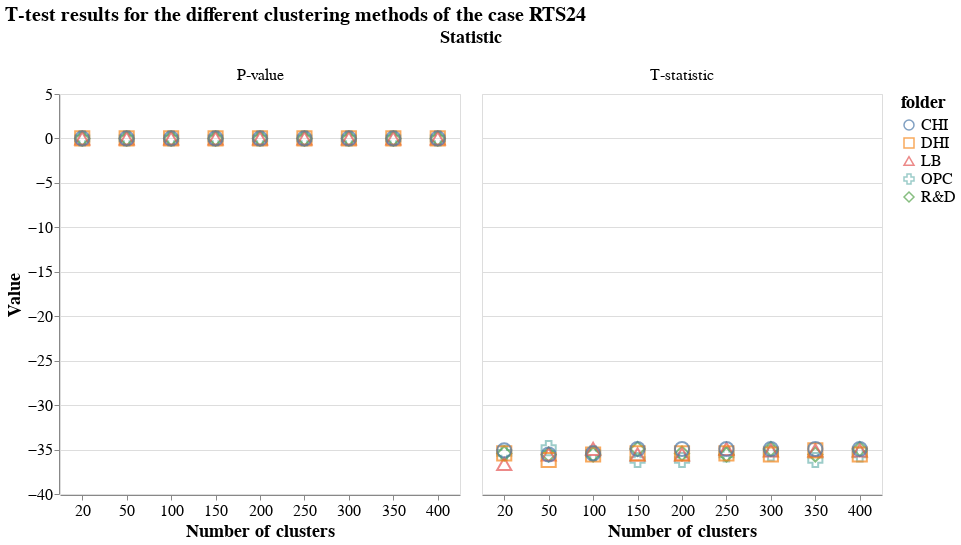

Source (notebook cell):
### Code cell
# make one plot for each statistic and facet by the folder
label_font_size = 16
title_font_size = 18
chart = alt.Chart(df_plot).mark_point(size=200).encode(
    x=alt.X('nc:O', title='Number of clusters', axis=alt.Axis(labelAngle=0, labelFontSize=label_font_size, titleFontSize=title_font_size)),
    y='Value:Q',
    color='folder:N',
    shape='folder:N'
).properties(
    width=400,
    height=400,
)

chart.facet(
    column=alt.Column('Stat:N', title='Statistic', header=alt.Header(labelFontSize=label_font_size, titleFontSize=title_font_size))
).configure_axis(
    labelFontSize=label_font_size,
    titleFontSize=title_font_size
).configure_title(
    fontSize=20
).configure_legend(
    labelFontSize=label_font_size,
    titleFontSize=title_font_size
).properties(
    title='T-test results for the different clustering methods of the case {}'.format(CaseName)
)

### Figure 1 — Vega-Lite specification as saved in the notebook (floating-point values rounded to 4 significant figures)
{"config": {"view": {"continuousWidth": 300, "continuousHeight": 300}, "axis": {"labelFontSize": 16, "titleFontSize": 18}, "legend": {"labelFontSize": 16, "titleFontSize": 18}, "title": {"fontSize": 20}}, "data": {"name": "data-1b73737bfc21261f9818fa7cd2e4296e"}, "facet": {"column": {"field": "Stat", "header": {"labelFontSize": 16, "titleFontSize": 18}, "title": "Statistic", "type": "nominal"}}, "spec": {"mark": {"type": "point", "size": 200}, "encoding": {"color": {"field": "folder", "type": "nominal"}, "shape": {"field": "folder", "type": "nominal"}, "x": {"axis": {"labelAngle": 0, "labelFontSize": 16, "titleFontSize": 18}, "field": "nc", "title": "Number of clusters", "type": "ordinal"}, "y": {"field": "Value", "type": "quantitative"}}, "height": 400, "width": 400}, "title": "T-test results for the different clustering methods of the case RTS24", "$schema": "https://vega.github.io/schema/vega-lite/v5.17.0.json", "datasets": {"data-1b73737bfc21261f9818fa7cd2e4296e": [{"folder": "OPC", "CaseName": "RTS24", "nc": 20, "Stat": "T-statistic", "Value": -35.37}, {"folder": "OPC", "CaseName": "RTS24", "nc": 20, "Stat": "P-value", "Value": 1.135e-264}, {"folder": "OPC", "CaseName": "RTS24", "nc": 50, "Stat": "T-statistic", "Value": -34.84}, {"folder": "OPC", "CaseName": "RTS24", "nc": 50, "Stat": "P-value", "Value": 3.118e-257}, {"folder": "OPC", "CaseName": "RTS24", "nc": 100, "Stat": "T-statistic", "Value": -35.44}, {"folder": "OPC", "CaseName": "RTS24", "nc": 100, "Stat": "P-value", "Value": 1.09e-265}, {"folder": "OPC", "CaseName": "RTS24", "nc": 150, "Stat": "T-statistic", "Value": -36.17}, {"folder": "OPC", "CaseName": "RTS24", "nc": 150, "Stat": "P-value", "Value": 2.226e-276}, {"folder": "OPC", "CaseName": "RTS24", "nc": 200, "Stat": "T-statistic", "Value": -36.17}, {"folder": "OPC", "CaseName": "RTS24", "nc": 200, "Stat": "P-value", "Value": 2.226e-276}, {"folder": "OPC", "CaseName": "RTS24", "nc": 250, "Stat": "T-statistic", "Value": -35.56}, {"folder": "OPC", "CaseName": "RTS24", "nc": 250, "Stat": "P-value", "Value": 2.153e-267}, {"folder": "OPC", "CaseName": "RTS24", "nc": 300, "Stat": "T-statistic", "Value": -35.44}, {"folder": "OPC", "CaseName": "RTS24", "nc": 300, "Stat": "P-value", "Value": 1.09e-265}, {"folder": "OPC", "CaseName": "RTS24", "nc": 350, "Stat": "T-statistic", "Value": -36.17}, {"folder": "OPC", "CaseName": "RTS24", "nc": 350, "Stat": "P-value", "Value": 2.226e-276}, {"folder": "OPC", "CaseName": "RTS24", "nc": 400, "Stat": "T-statistic", "Value": -35.56}, {"folder": "OPC", "CaseName": "RTS24", "nc": 400, "Stat": "P-value", "Value": 2.153e-267}, {"folder": "R&D", "CaseName": "RTS24", "nc": 20, "Stat": "T-statistic", "Value": -35.44}, {"folder": "R&D", "CaseName": "RTS24", "nc": 20, "Stat": "P-value", "Value": 1.09e-265}, {"folder": "R&D", "CaseName": "RTS24", "nc": 50, "Stat": "T-statistic", "Value": -35.56}, {"folder": "R&D", "CaseName": "RTS24", "nc": 50, "Stat": "P-value", "Value": 2.153e-267}, {"folder": "R&D", "CaseName": "RTS24", "nc": 100, "Stat": "T-statistic", "Value": -35.56}, {"folder": "R&D", "CaseName": "RTS24", "nc": 100, "Stat": "P-value", "Value": 2.153e-267}, {"folder": "R&D", "CaseName": "RTS24", "nc": 150, "Stat": "T-statistic", "Value": -34.94}, {"folder": "R&D", "CaseName": "RTS24", "nc": 150, "Stat": "P-value", "Value": 1.52e-258}, {"folder": "R&D", "CaseName": "RTS24", "nc": 200, "Stat": "T-statistic", "Value": -35.44}, {"folder": "R&D", "CaseName": "RTS24", "nc": 200, "Stat": "P-value", "Value": 1.09e-265}, {"folder": "R&D", "CaseName": "RTS24", "nc": 250, "Stat": "T-statistic", "Value": -35.56}, {"folder": "R&D", "CaseName": "RTS24", "nc": 250, "Stat": "P-value", "Value": 2.153e-267}, {"folder": "R&D", "CaseName": "RTS24", "nc": 300, "Stat": "T-statistic", "Value": -34.94}, {"folder": "R&D", "CaseName": "RTS24", "nc": 300, "Stat": "P-value", "Value": 1.52e-258}, {"folder": "R&D", "CaseName": "RTS24", "nc": 350, "Stat": "T-statistic", "Value": -35.56}, {"folder": "R&D", "CaseName": "RTS24", "nc": 350, "Stat": "P-value", "Value": 2.153e-267}, {"folder": "R&D", "CaseName": "RTS24", "nc": 400, "Stat": "T-statistic", "Value": -34.94}, {"folder": "R&D", "CaseName": "RTS24", "nc": 400, "Stat": "P-value", "Value": 1.52e-258}, {"folder": "LB", "CaseName": "RTS24", "nc": 20, "Stat": "T-statistic", "Value": -36.6}, {"folder": "LB", "CaseName": "RTS24", "nc": 20, "Stat": "P-value", "Value": 1.313e-282}, {"folder": "LB", "CaseName": "RTS24", "nc": 50, "Stat": "T-statistic", "Value": -35.56}, {"folder": "LB", "CaseName": "RTS24", "nc": 50, "Stat": "P-value", "Value": 2.153e-267}, {"folder": "LB", "CaseName": "RTS24", "nc": 100, "Stat": "T-statistic", "Value": -34.94}, {"folder": "LB", "CaseName": "RTS24", "nc": 100, "Stat": "P-value", "Value": 1.52e-258}, {"folder": "LB", "CaseName": "RTS24", "nc": 150, "Stat": "T-statistic", "Value": -35.56}, {"folder": "LB", "CaseName": "RTS24", "nc": 150, "Stat": "P-value", "Value": 2.153e-267}, {"folder": "LB", "CaseName": "RTS24", "nc": 200, "Stat": "T-statistic", "Value": -35.56}, {"folder": "LB", "CaseName": "RTS24", "nc": 200, "Stat": "P-value", "Value": 2.153e-267}, {"folder": "LB", "CaseName": "RTS24", "nc": 250, "Stat": "T-statistic", "Value": -34.94}, {"folder": "LB", "CaseName": "RTS24", "nc": 250, "Stat": "P-value", "Value": 1.52e-258}, {"folder": "LB", "CaseName": "RTS24", "nc": 300, "Stat": "T-statistic", "Value": -35.09}, {"folder": "LB", "CaseName": "RTS24", "nc": 300, "Stat": "P-value", "Value": 9.365e-261}, {"folder": "LB", "CaseName": "RTS24", "nc": 350, "Stat": "T-statistic", "Value": -35.09}, {"folder": "LB", "CaseName": "RTS24", "nc": 350, "Stat": "P-value", "Value": 9.365e-261}, {"folder": "LB", "CaseName": "RTS24", "nc": 400, "Stat": "T-statistic", "Value": -35.09}, {"folder": "LB", "CaseName": "RTS24", "nc": 400, "Stat": "P-value", "Value": 9.365e-261}, {"folder": "DHI", "CaseName": "RTS24", "nc": 20, "Stat": "T-statistic", "Value": -35.44}, {"folder": "DHI", "CaseName": "RTS24", "nc": 20, "Stat": "P-value", "Value": 1.09e-265}, {"folder": "DHI", "CaseName": "RTS24", "nc": 50, "Stat": "T-statistic", "Value": -36.17}, {"folder": "DHI", "CaseName": "RTS24", "nc": 50, "Stat": "P-value", "Value": 2.226e-276}, {"folder": "DHI", "CaseName": "RTS24", "nc": 100, "Stat": "T-statistic", "Value": -35.56}, {"folder": "DHI", "CaseName": "RTS24", "nc": 100, "Stat": "P-value", "Value": 2.153e-267}, {"folder": "DHI", "CaseName": "RTS24", "nc": 150, "Stat": "T-statistic", "Value": -35.44}, {"folder": "DHI", "CaseName": "RTS24", "nc": 150, "Stat": "P-value", "Value": 1.09e-265}, {"folder": "DHI", "CaseName": "RTS24", "nc": 200, "Stat": "T-statistic", "Value": -35.44}, {"folder": "DHI", "CaseName": "RTS24", "nc": 200, "Stat": "P-value", "Value": 1.09e-265}, {"folder": "DHI", "CaseName": "RTS24", "nc": 250, "Stat": "T-statistic", "Value": -35.44}, {"folder": "DHI", "CaseName": "RTS24", "nc": 250, "Stat": "P-value", "Value": 1.09e-265}, {"folder": "DHI", "CaseName": "RTS24", "nc": 300, "Stat": "T-statistic", "Value": -35.56}, {"folder": "DHI", "CaseName": "RTS24", "nc": 300, "Stat": "P-value", "Value": 2.153e-267}, {"folder": "DHI", "CaseName": "RTS24", "nc": 350, "Stat": "T-statistic", "Value": -35.09}, {"folder": "DHI", "CaseName": "RTS24", "nc": 350, "Stat": "P-value", "Value": 9.365e-261}, {"folder": "DHI", "CaseName": "RTS24", "nc": 400, "Stat": "T-statistic", "Value": -35.56}, {"folder": "DHI", "CaseName": "RTS24", "nc": 400, "Stat": "P-value", "Value": 2.153e-267}, {"folder": "CHI", "CaseName": "RTS24", "nc": 20, "Stat": "T-statistic", "Value": -35.09}, {"folder": "CHI", "CaseName": "RTS24", "nc": 20, "Stat": "P-value", "Value": 9.365e-261}, {"folder": "CHI", "CaseName": "RTS24", "nc": 50, "Stat": "T-statistic", "Value": -35.56}, {"folder": "CHI", "CaseName": "RTS24", "nc": 50, "Stat": "P-value", "Value": 2.153e-267}, {"folder": "CHI", "CaseName": "RTS24", "nc": 100, "Stat": "T-statistic", "Value": -35.44}, {"folder": "CHI", "CaseName": "RTS24", "nc": 100, "Stat": "P-value", "Value": 1.09e-265}, {"folder": "CHI", "CaseName": "RTS24", "nc": 150, "Stat": "T-statistic", "Value": -34.94}, {"folder": "CHI", "CaseName": "RTS24", "nc": 150, "Stat": "P-value", "Value": 1.52e-258}, {"folder": "CHI", "CaseName": "RTS24", "nc": 200, "Stat": "T-statistic", "Value": -34.94}, {"folder": "CHI", "CaseName": "RTS24", "nc": 200, "Stat": "P-value", "Value": 1.52e-258}, {"folder": "CHI", "CaseName": "RTS24", "nc": 250, "Stat": "T-statistic", "Value": -34.94}, {"folder": "CHI", "CaseName": "RTS24", "nc": 250, "Stat": "P-value", "Value": 1.52e-258}, {"folder": "CHI", "CaseName": "RTS24", "nc": 300, "Stat": "T-statistic", "Value": -34.94}, {"folder": "CHI", "CaseName": "RTS24", "nc": 300, "Stat": "P-value", "Value": 1.52e-258}, {"folder": "CHI", "CaseName": "RTS24", "nc": 350, "Stat": "T-statistic", "Value": -34.94}, {"folder": "CHI", "CaseName": "RTS24", "nc": 350, "Stat": "P-value", "Value": 1.52e-258}, {"folder": "CHI", "CaseName": "RTS24", "nc": 400, "Stat": "T-statistic", "Value": -34.94}, {"folder": "CHI", "CaseName": "RTS24", "nc": 400, "Stat": "P-value", "Value": 1.52e-258}]}}
